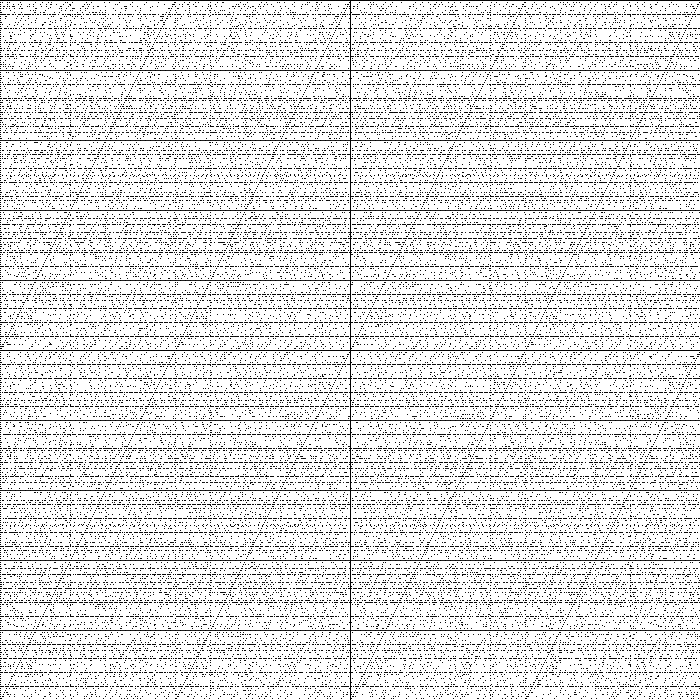
Frame 1 (no input)
Frame 60 (the mouse pressed at the canvas centre just before this capture): identical to frame 1, image omitted
Frame 120 (the mouse held since frame 60 and released just before this capture): identical to frame 1, image omitted

The Processing sketch that drew this single still picture (run headless with seeded random() and noise(); from frame 60 on, the mouse is pressed at the canvas centre):

// Processing sketch: sketch_151030a
// ── sketch_151030a.pde
void setup(){
  size(700,700);
}

void draw() {
  for(int y=0 ; y<height ; y++){
    for(int x=0 ; x<width ; x++){
      color couleur=color(determineCouleur(x,y));
      set(x,y,couleur);
    }
  }
}

float determineCouleur(int x, int y){
  
  int n = 0;
  x -= width/2;
  y -= height/2;
  
  while(n<255){
    if(x*y%700!=0){
      x+=x+y;
    }
    else{
      break;
    }
    n++;
  }
  float resultat=n;
  return resultat;
}
